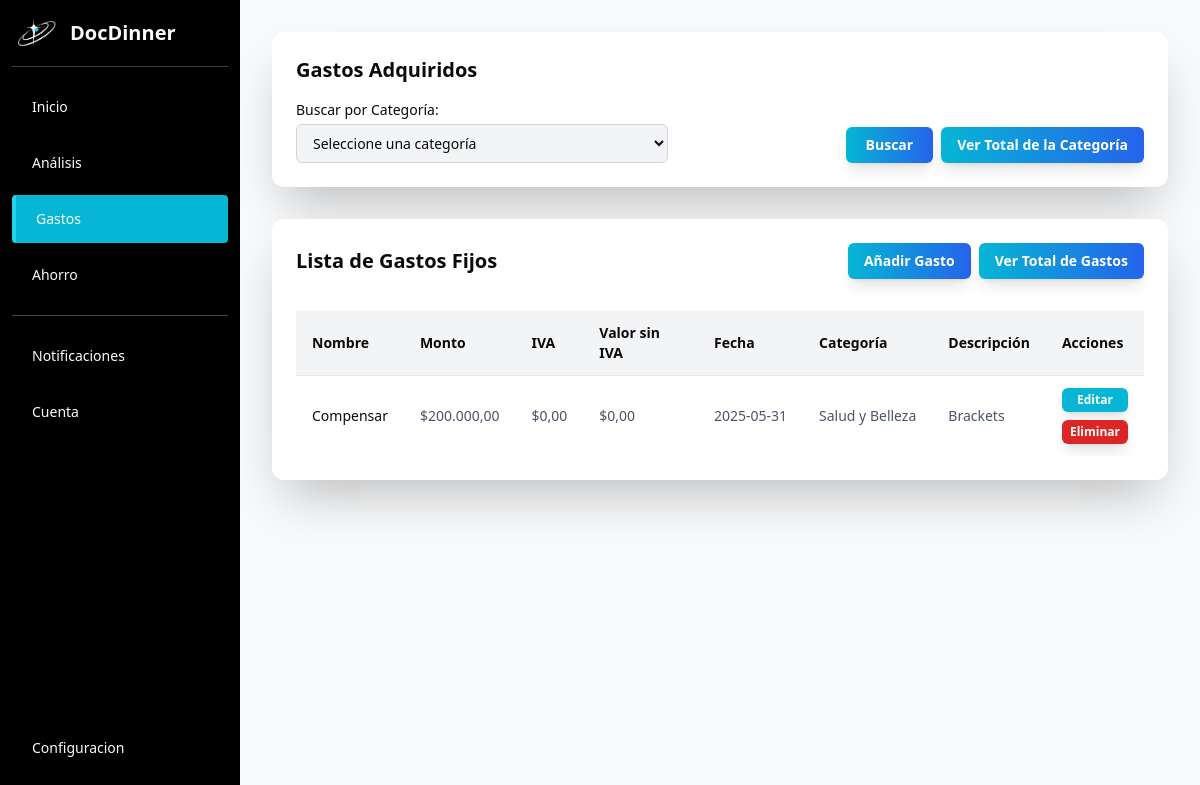
The page /index.php?ruta=main&modulo=productos (signed in) on the database as committed earlier.
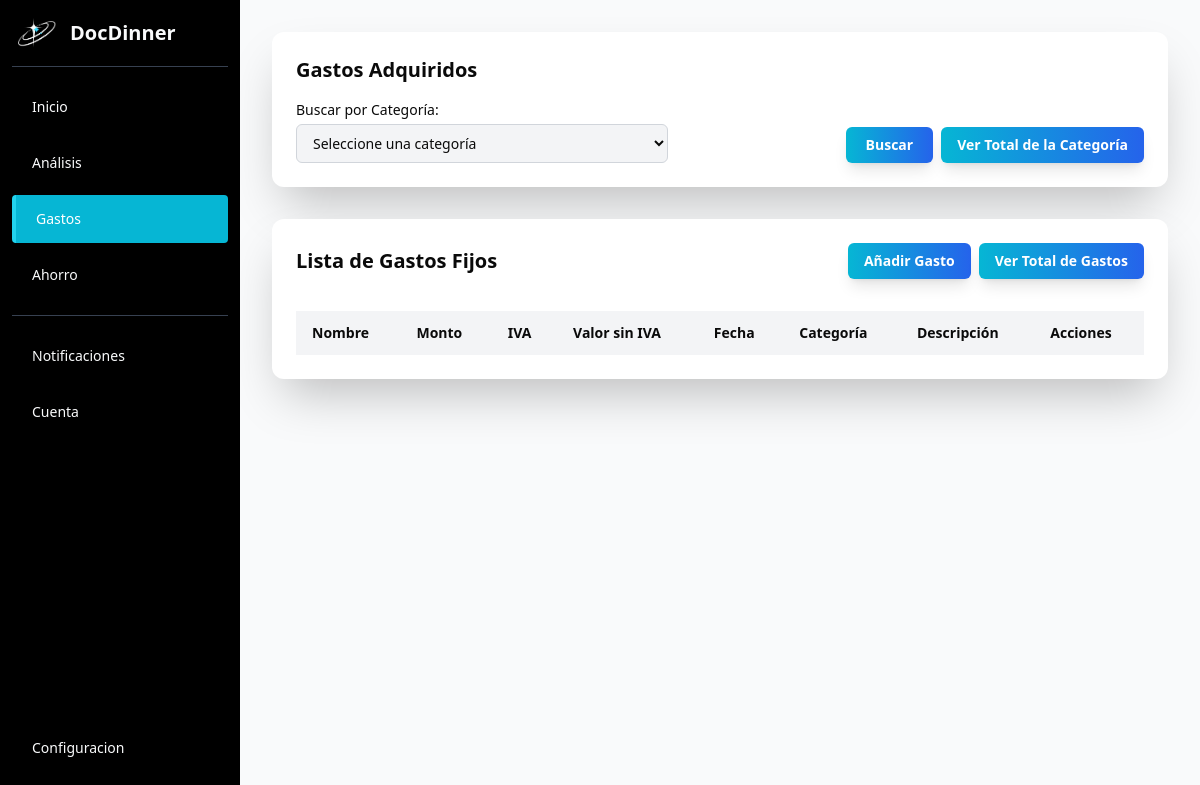
The same page on the database as committed later.
### tables this page shows
CREATE TABLE `gastos_fijos` (
  `id` int(11) NOT NULL,
  `usuario_id` int(11) NOT NULL,
  `nombre_gasto` varchar(100) NOT NULL,
  `monto` decimal(20,2) NOT NULL,
  `valor_sin_iva` decimal(10,2) DEFAULT NULL,
  `valor_iva` decimal(10,2) DEFAULT NULL,
  `fecha` date DEFAULT NULL,
  `categoria` varchar(50) DEFAULT NULL,
  `descripcion` text DEFAULT NULL,
  `created_at` timestamp NOT NULL DEFAULT current_timestamp()
);

### main/controlador.php (called while the page is built, shortened)
<?php
class MainController {
    public function main() {
        $moduloActivo = $_GET['modulo'] ?? '';
        include 'main/vista/main.php';
    }
}
?>

### modulos/productos/controlador.php (called while the page is built, shortened)
<?php
class ProductosController {
    private $productoModel;
    public function __construct($db) {
        $this->productoModel = new Producto($db);
    }
    public function productos() {
        $id_usuario = $_SESSION['usuario_id'] ?? null;
        $gastos = $this->productoModel->obtenerTodosPorUsuario($id_usuario);
        include 'modulos/productos/vista/productos.php';
    }
}
?>

### modulos/productos/modelo.php (called while the page is built, shortened)
<?php
class Producto{
    private $conn;
    public function __construct($db){
        $this->conn = $db;
    }
    public function obtenerTodosPorUsuario($id_usuario) {
        $sql = "SELECT * FROM gastos_fijos WHERE usuario_id = :usuario_id ORDER BY fecha DESC";
        $stmt = $this->conn->prepare($sql);
            $stmt->execute([
                ':usuario_id' => $id_usuario
            ]);
        return $stmt->fetchAll(PDO::FETCH_ASSOC);
    }
}
?>

### modulos/productos/vista/productos.php (the view, shortened to what this page needs)
<div class="bg-neutral-50 min-h-screen text-neutral-950 p-4 md:p-8">
  <main class="mx-auto space-y-8">
    <div class="rounded-xl bg-white p-6 shadow-2xl">
      <h2 class="text-xl font-bold mb-4">Gastos Adquiridos</h2>
      <form method="POST" class="grid grid-cols-1 md:grid-cols-2 gap-4 items-end">
        <div>
          <label for="categoria" class="block text-sm font-medium">Buscar por Categoría:</label>
          <div class="flex items-center gap-2 mt-1">
          <select id="categoria" name="categoria" required class="w-full rounded-md bg-gray-100 border border-gray-300 py-2 pl-3 pr-10 focus:border-cyan-500 focus:outline-none focus:ring-primary sm:text-sm">
            <option value="">Seleccione una categoría</option>
          </select>
          <button type="button" onclick="window.location.href = 'index.php?ruta=main&modulo=productos';" class="ml-1 rounded-md px-4 py-2 text-lg font-bold shadow-2xl"><i class="ri-refresh-line"></i></button>
        </div>
        </div>
        <div class="flex justify-end gap-2">
          <button type="submit" name="buscar_categoria" class="rounded-md bg-gradient-to-r from-cyan-500 to-blue-600 px-5 py-2 text-sm font-semibold text-white shadow-lg">Buscar</button>
          <button type="submit" name="ver_total_categoria" class="rounded-md bg-gradient-to-r from-cyan-500 to-blue-600 px-4 py-2 text-sm font-semibold text-white shadow-lg">Ver Total de la Categoría</button>
        </div>
      </form>
    </div>
    <div class="rounded-xl bg-white p-6 shadow-2xl">
      <div class="flex flex-col sm:flex-row sm:items-center sm:justify-between">
        <h2 class="text-xl font-semibold">Lista de Gastos Fijos</h2>
        <div class="flex items-center gap-2">
          <button data-modal-target="modal-crear-gasto" data-modal-toggle="modal-crear-gasto" class="rounded-md bg-gradient-to-r from-cyan-500 to-blue-600 px-4 py-2 text-sm font-semibold text-white shadow-lg">
            Añadir Gasto
          </button>
          <form method="POST">
            <button type="submit" name="ver_total" class="rounded-md bg-gradient-to-r from-cyan-500 to-blue-600 px-4 py-2 text-sm font-semibold text-white shadow-lg">Ver Total de Gastos</button>
          </form>
        </div>
      </div>
      <div class="mt-8 overflow-x-auto">
        <table class="min-w-full divide-y divide-gray-200">
          <thead class="bg-gray-100">
            <tr>
              <th class="px-4 py-3 text-left text-sm font-semibold">Nombre</th>
              <th class="px-4 py-3 text-left text-sm font-semibold">Monto</th>
              <th class="px-4 py-3 text-left text-sm font-semibold">IVA</th>
              <th class="px-4 py-3 text-left text-sm font-semibold">Valor sin IVA</th>
              <th class="px-4 py-3 text-left text-sm font-semibold">Fecha</th>
              <th class="px-4 py-3 text-left text-sm font-semibold">Categoría</th>
              <th class="px-4 py-3 text-left text-sm font-semibold">Descripción</th>
              <th class="px-4 py-3 text-left text-sm font-semibold">Acciones</th>
            </tr>
          </thead>
          <tbody class="divide-y divide-gray-200">
            <?php foreach ($gastos as $gasto): ?>
              <tr>
                <td class="whitespace-nowrap px-4 py-3 text-sm font-medium text-neutral-950"><?= htmlspecialchars($gasto['nombre_gasto']) ?></td>
                <td class="whitespace-nowrap px-4 py-3 text-sm text-gray-600">$<?= number_format($gasto['monto'], 2, ',', '.') ?></td>
                <td class="whitespace-nowrap px-4 py-3 text-sm text-gray-600">$<?= number_format($gasto['valor_iva'] ?? 0, 2, ',', '.') ?></td>
                <td class="whitespace-nowrap px-4 py-3 text-sm text-gray-600">$<?= number_format($gasto['valor_sin_iva'] ?? 0, 2, ',', '.') ?></td>
                <td class="whitespace-nowrap px-4 py-3 text-sm text-gray-600"><?= htmlspecialchars($gasto['fecha']) ?></td>
                <td class="whitespace-nowrap px-4 py-3 text-sm text-gray-600"><?= htmlspecialchars($gasto['categoria']) ?></td>
                <td class="px-4 py-3 text-sm text-gray-600"><?= htmlspecialchars($gasto['descripcion']) ?></td>
                <td class="whitespace-nowrap px-4 py-3 text-sm text-gray-600">
                  <div class="flex flex-col gap-2">
                    <button data-modal-toggle="editar-modal-<?= $gasto['id'] ?>" class="rounded-md bg-cyan-500 px-2 py-1 text-xs font-semibold text-white shadow-lg hover:opacity-90 transition">
                      Editar
                    </button>
                    <a href="index.php?ruta=main&modulo=productos&accion=eliminar&id=<?= $gasto['id'] ?>" class="rounded-md bg-red-600 px-2 py-1 text-xs font-semibold text-white shadow-lg hover:bg-red-500 transition text-center" onclick="return confirm('¿Está seguro de eliminar este gasto?')">
                      Eliminar
                    </a>
                  </div>
                </td>
              </tr>
            <?php endforeach; ?>
          </tbody>
        </table>
      </div>
    </div>
  </main>
</div>

### index.php (shortened to what this page needs)
<?php
$ruta = $_GET['ruta'] ?? 'home';
switch ($ruta) {
    case 'main':
        include 'main/controlador.php';
        $controller = new MainController();
        $controller->main();
        break;
}
?>

### main/vista/main.php (shortened to what this page needs)
<!DOCTYPE html>
<html lang="es">
<head>
  <script src="https://cdn.tailwindcss.com"></script>
  <script src="assets/js/main/tailwind-config.js"></script>
  <link href="https://cdn.jsdelivr.net/npm/remixicon@3.5.0/fonts/remixicon.css" rel="stylesheet">
</head>
<body class="bg-dark text-white flex">
  <?php include 'main/vista/sidebar.php'; ?>
  <main class="ml-20 md:ml-60 flex-1">
    <?php
      $modulo = $_GET['modulo'] ?? 'dashboard';
      switch ($modulo) {
        case 'productos':
          include 'modulos/productos/controlador.php';
          $controller = new ProductosController($conn);
          $controller->productos();
          break;
      }
    ?>
  </main>
</body>
</html>

### main/vista/sidebar.php (shortened to what this page needs)
<?php
function linkActivo($modulo, $moduloActual) {
    return $modulo === $moduloActual ? 'bg-cyan-500 text-white border-l-4 border-cyan-400' : '';
}
?>
<div class="fixed bg-black top-0 left-0 flex flex-col items-start w-20 md:w-60 h-full text-neutral-50 p-3 transition-all duration-300">
    <a class="flex items-center w-full mb-3" href="index.php?ruta=main">
        <img src="assets/images/LogoDocDinnerHD-removebg-preview.png" alt="Logo DocDinner" width="50" height="50" class="mx-auto md:mx-0">
        <span class="ml-2 text-xl font-bold hidden md:inline">DocDinner</span>
    </a>
    <div class="w-full">
        <div class="flex flex-col w-full mb-4 border-t border-gray-700 pt-4">
            <a class="flex items-center w-full h-12 px-3 rounded hover:bg-cyan-700 hover:text-cyan-50 <?= linkActivo('', $moduloActivo) ?>" href="index.php?ruta=main">
                <span class="ml-2 text-sm font-medium hidden md:inline">Inicio</span>
            </a>
            <a class="flex items-center w-full h-12 px-3 mt-2 rounded hover:bg-cyan-700 hover:text-cyan-50 <?= linkActivo('analisis', $moduloActivo) ?>"
                href="index.php?ruta=main&modulo=analisis">
                <span class="ml-2 text-sm font-medium hidden md:inline">Análisis</span>
            </a>
            <a class="flex items-center w-full h-12 px-3 mt-2 rounded hover:bg-cyan-700 hover:text-cyan-50 <?= linkActivo('productos', $moduloActivo) ?>"
                href="index.php?ruta=main&modulo=productos">
                <span class="ml-2 text-sm font-medium hidden md:inline">Gastos</span>
            </a>
            <a class="flex items-center w-full h-12 px-3 mt-2 rounded hover:bg-cyan-700 hover:text-cyan-50 <?= linkActivo('ahorro', $moduloActivo) ?>"
                href="index.php?ruta=main&modulo=ahorro">
                <span class="ml-2 text-sm font-medium hidden md:inline">Ahorro</span>
            </a>
        </div>
        <div class="flex flex-col w-full mb-4 border-t border-gray-700 pt-4">
            <button id="openNotifications" class="relative flex items-center w-full h-12 px-3 rounded hover:bg-cyan-700 hover:text-cyan-50">
                <span class="ml-2 text-sm font-medium hidden md:inline">Notificaciones</span>
            </button>
            <a class="flex items-center w-full h-12 px-3 mt-2 rounded hover:bg-cyan-700 hover:text-cyan-50 <?= linkActivo('cuenta', $moduloActivo) ?>"
                href="index.php?ruta=main&modulo=cuenta">
                <span class="ml-2 text-sm font-medium hidden md:inline">Cuenta</span>
            </a>
        </div>
    </div>
    <a class="flex items-center w-full mb-4 h-12 px-3 mt-auto rounded hover:bg-cyan-700 hover:text-cyan-50 <?= linkActivo('configuracion', $moduloActivo) ?>"
        href="index.php?ruta=main&modulo=configuracion">
        <span class="ml-2 text-sm font-medium hidden md:inline">Configuracion</span>
    </a>
</div>

Rows that differ between the two databases and show on the page:
removed gastos_fijos: nombre_gasto "Compensar", monto "200.000,00", valor_iva "0,00", valor_sin_iva "0,00", fecha "2025-05-31", categoria "Salud y Belleza", descripcion "Brackets"
